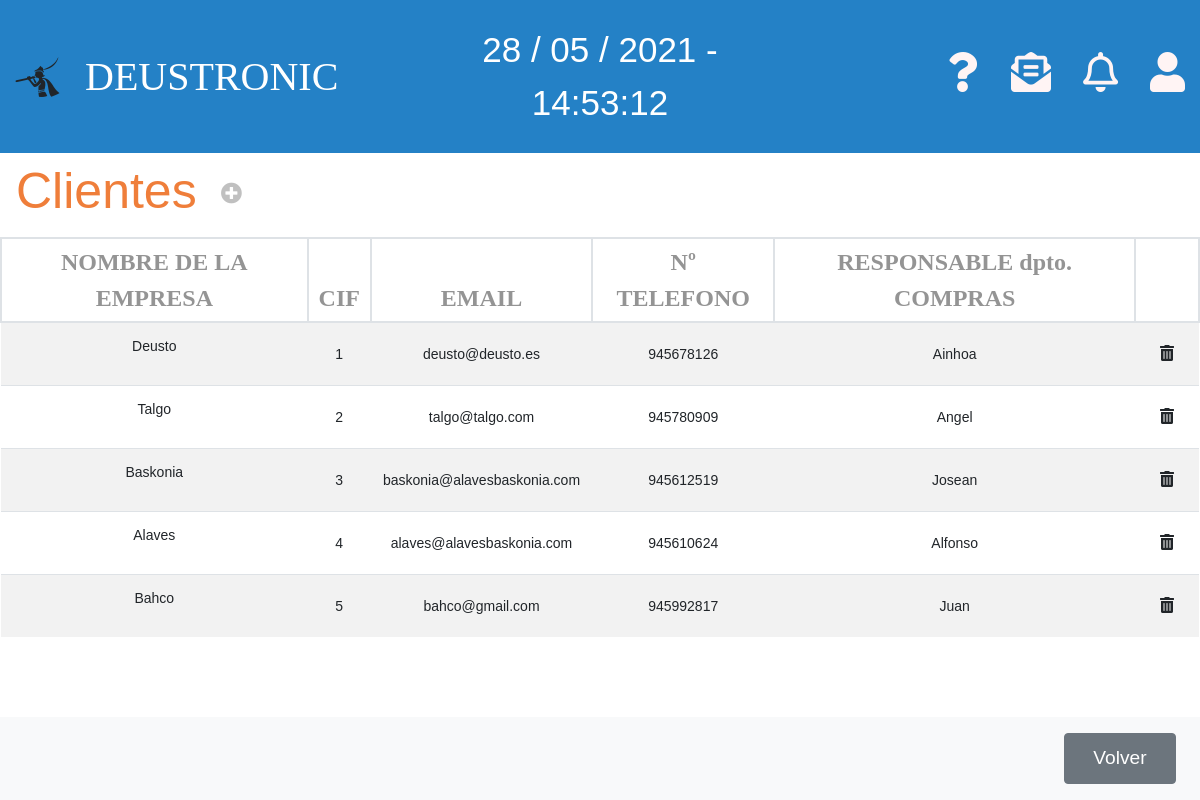
/appEntrega/clientes/, run on an earlier commit of the app's database.
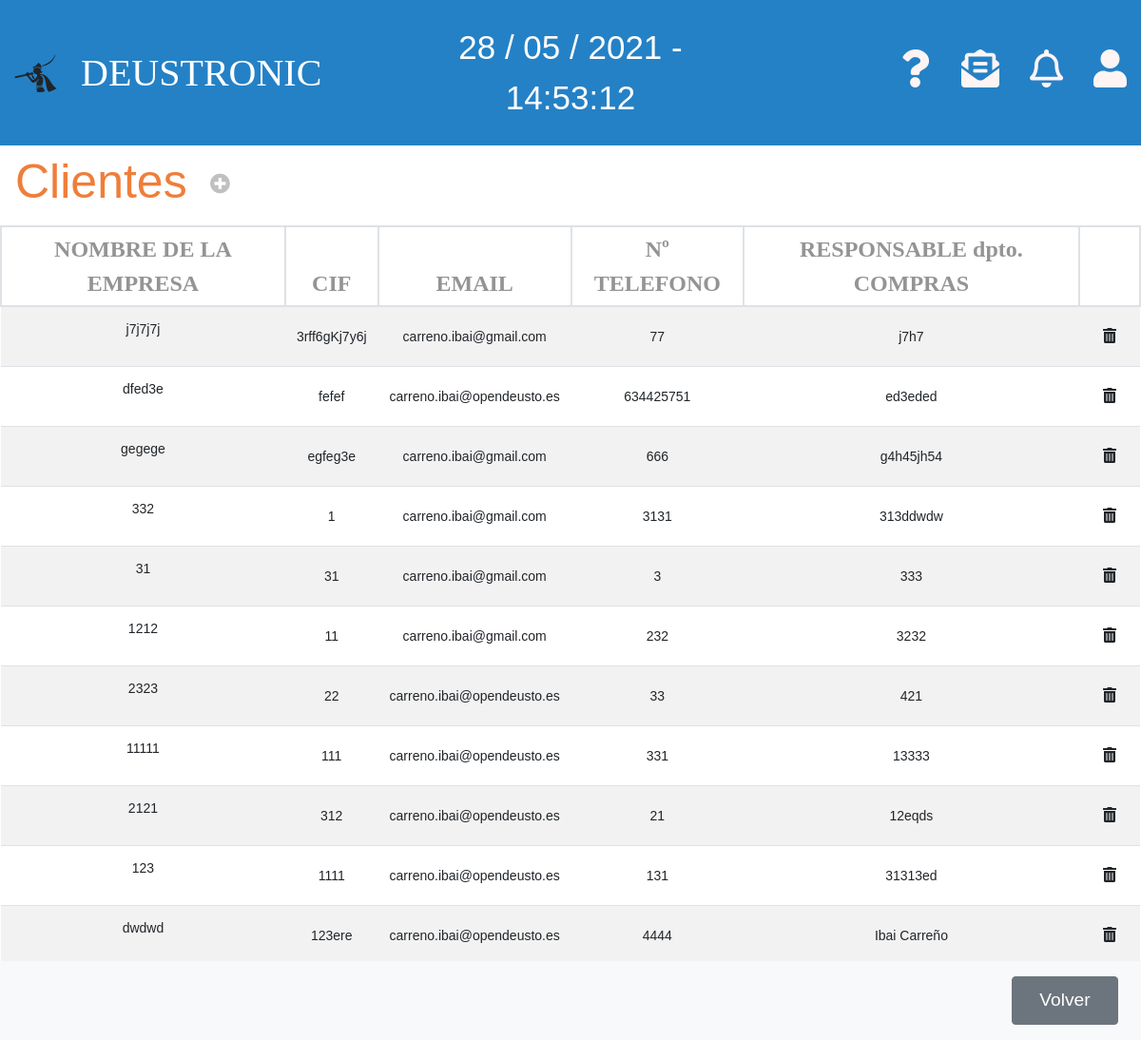
And on a later commit of the database.
### appEntrega/models.py (models this page shows, shortened)
class Cliente(models.Model):
    cif = models.CharField(max_length=12, primary_key=True)
    nombre_empresa = models.CharField(max_length=40)
    email = models.EmailField(max_length=254)
    telefono = models.IntegerField(unique=True)
    nombre_cliente = models.CharField(max_length=20)

### appEntrega/views.py (the view)
# urls.py: path('clientes/', ClienteListView.as_view(), name='listaCliente'),
class ClienteListView(ListView):
    model = Cliente
    template_name = 'listaClientes.html'
    context_object_name = 'lista_clientes'

### appEntrega/templates/listaClientes.html (shortened to what this page needs)
{% extends 'base.html' %}
{% block content %}
<div class="">
    <nav class="navbar navbar-light table-navbar">
        <h2 class="orange-color">Clientes</h2>
        <ul class="navbar-nav mr-auto flex-row">
            <li class="nav-item m-0 ml-3">
                <i class="fas fa-plus-circle fa-lg c-grey"
                    onclick="location.href='http://127.0.0.1:8000/appEntrega/clientes/nuevo/'"></i>
            </li>
        </ul>
    </nav>
</div>
<div class="row">
    <div class="col-md-12">
        <table class="table-deustronic table table-striped table-hover">
            <thead>
                <tr>
                    <th>NOMBRE DE LA EMPRESA</th>
                    <th>CIF</th>
                    <th>EMAIL</th>
                    <th>Nº TELEFONO</th>
                    <th>RESPONSABLE dpto. COMPRAS</th>
                    <th></th>
                </tr>
            </thead>
            <tbody>
                {% if lista_clientes %}
                {% for cliente in lista_clientes %}
                <tr ondblclick="location.href='http://127.0.0.1:8000/appEntrega/clientes/{{cliente.pk}}/editar'">
                    <td><p>{{cliente.nombre_empresa}}</p></td>
                    <td>{{cliente.cif}}</td>
                    <td>{{cliente.email}}</td>
                    <td>{{cliente.telefono}}</td>
                    <td>{{cliente.nombre_cliente}}</td>
                    <td><button class="btn"
                            onclick="location.href='http://127.0.0.1:8000/appEntrega/clientes/{{cliente.pk}}/delete/'"><i
                                class="fas fa-trash-alt"></i></button></td>
                </tr>
                {% endfor %}
                {% endif %}
            </tbody>
        </table>
    </div>
</div>
<nav class="navbar navbar-light bg-light fixed-bottom">
    <div class="form-inline ml-auto">
        <button onclick="location.href='http://127.0.0.1:8000/appEntrega'" class="btn boton-nav btn-secondary m-2"
            type="button">Volver</button>
    </div>
</nav>
{% endblock %}

What changed in the data, as far as the page shows it:
removed Cliente: nombre_empresa "Talgo", cif "2", email "talgo@talgo.com", telefono "945780909", nombre_cliente "Angel"
removed Cliente: nombre_empresa "Baskonia", cif "3", email "baskonia@alavesbaskonia.com", telefono "945612519", nombre_cliente "Josean"
removed Cliente: nombre_empresa "Alaves", cif "4", email "alaves@alavesbaskonia.com", telefono "945610624", nombre_cliente "Alfonso"
removed Cliente: nombre_empresa "Bahco", cif "5", email "bahco@gmail.com", telefono "945992817", nombre_cliente "Juan"
added Cliente: nombre_empresa "j7j7j7j", cif "3rff6gKj7y6j", email "carreno.ibai@gmail.com", telefono "77", nombre_cliente "j7h7"
added Cliente: nombre_empresa "dfed3e", cif "fefef", email "carreno.ibai@opendeusto.es", telefono "634425751", nombre_cliente "ed3eded"
added Cliente: nombre_empresa "gegege", cif "egfeg3e", email "carreno.ibai@gmail.com", telefono "666", nombre_cliente "g4h45jh54"
changed Cliente id 1: nombre_empresa "Deusto" → "332"; email "deusto@deusto.es" → "carreno.ibai@gmail.com"; telefono "945678126" → "3131"; nombre_cliente "Ainhoa" → "313ddwdw"
added Cliente: nombre_empresa "31", cif "31", email "carreno.ibai@gmail.com", telefono "3", nombre_cliente "333"
added Cliente: nombre_empresa "1212", cif "11", email "carreno.ibai@gmail.com", telefono "232", nombre_cliente "3232"
added Cliente: nombre_empresa "2323", cif "22", email "carreno.ibai@opendeusto.es", telefono "33", nombre_cliente "421"
added Cliente: nombre_empresa "11111", cif "111", email "carreno.ibai@opendeusto.es", telefono "331", nombre_cliente "13333"
added Cliente: nombre_empresa "2121", cif "312", email "carreno.ibai@opendeusto.es", telefono "21", nombre_cliente "12eqds"
added Cliente: nombre_empresa "123", cif "1111", email "carreno.ibai@opendeusto.es", telefono "131", nombre_cliente "31313ed"
added Cliente: nombre_empresa "dwdwd", cif "123ere", email "carreno.ibai@opendeusto.es", telefono "4444", nombre_cliente "Ibai Carreño"
